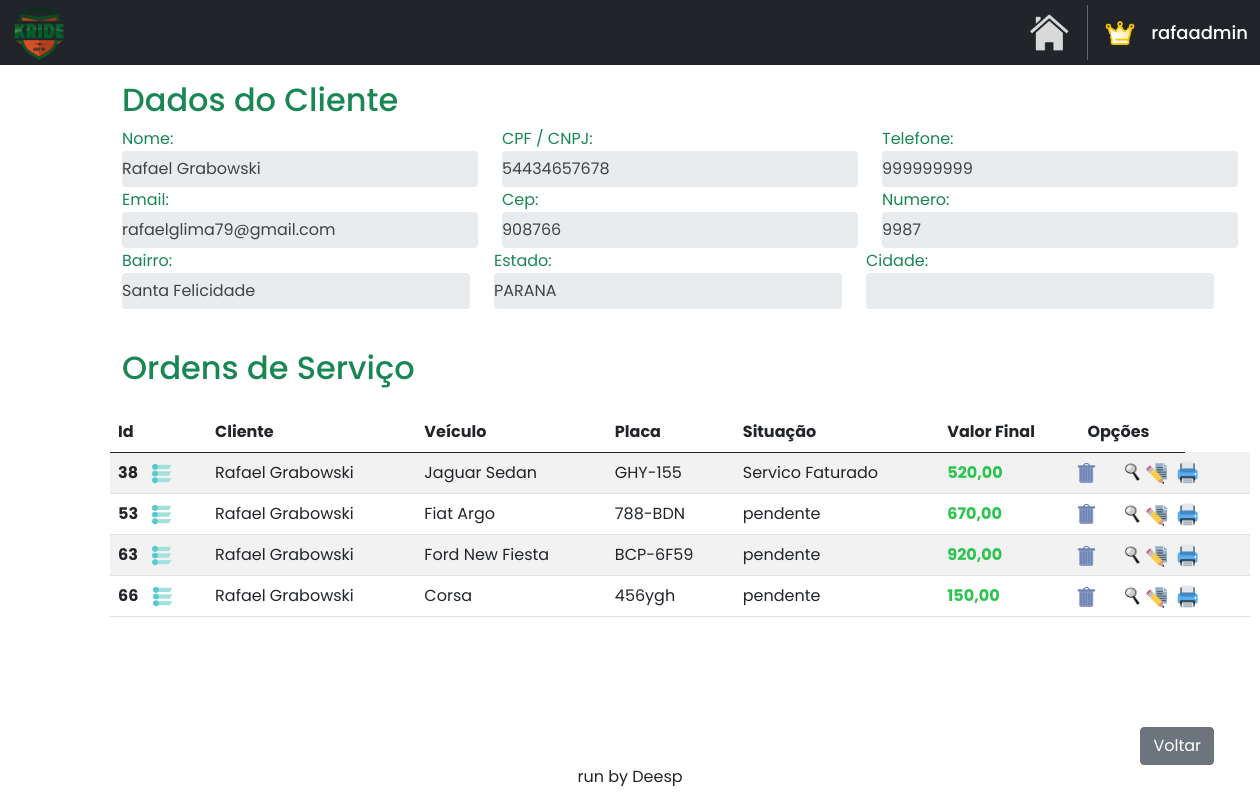
/home/consultar_cliente/51/ (signed in), run on an earlier commit of the app's database.
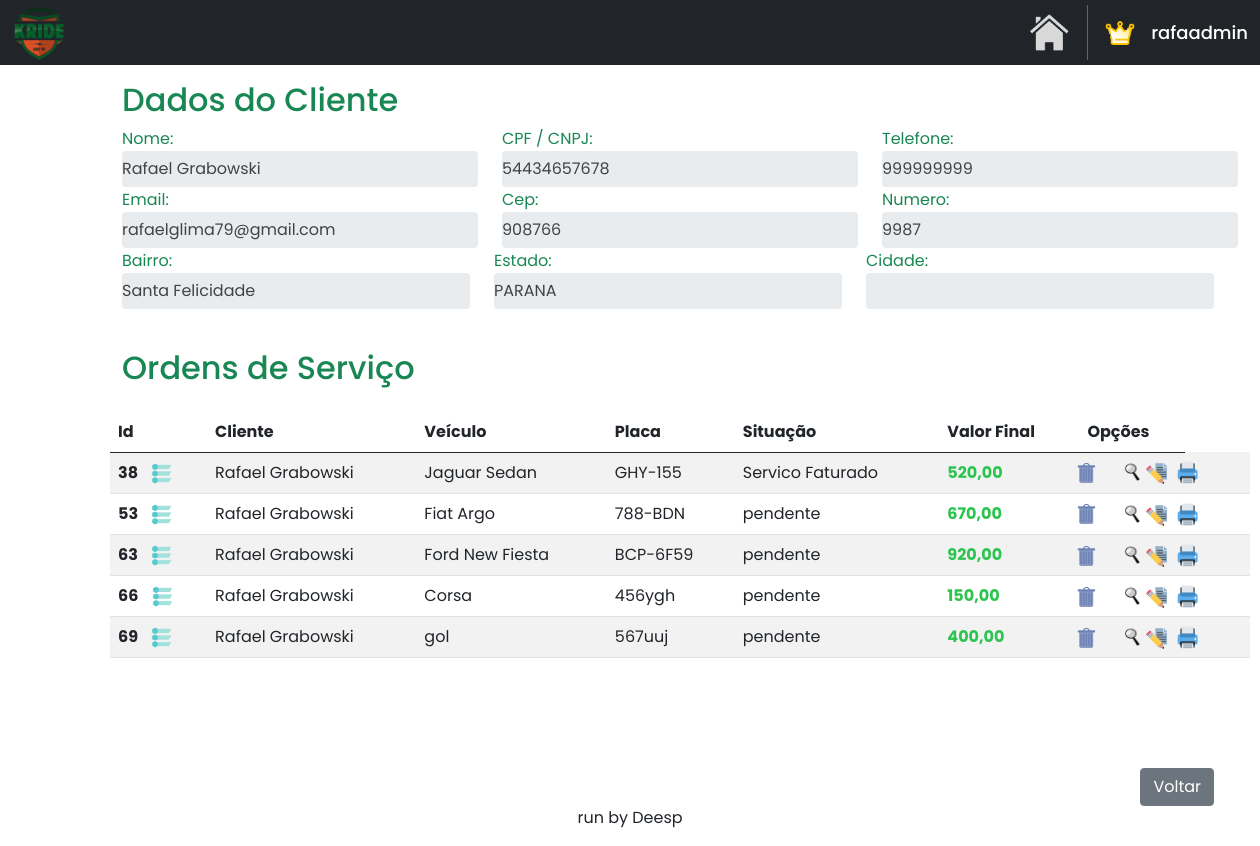
And on a later commit of the database.
### clientes/models.py (models this page shows)
class Cliente(models.Model):
    name = models.CharField(max_length=40)
    cpf_cnpj = models.CharField(max_length=25)
    telefone = models.CharField(max_length=25)
    cep = models.CharField(max_length=50, default='')
    bairro = models.CharField(max_length=30, default='')
    estado = models.CharField(max_length=30, default='')
    cidade = models.CharField(max_length=25, default='')
    numero = models.CharField(max_length=10, default='')
    email = models.EmailField(max_length=100, null=True, blank=True)

### OS/models.py (models this page shows)
class OrdemServico(models.Model):
    renavam = models.CharField(max_length=50)
    placa = models.CharField(max_length=15)
    cliente_id = models.ForeignKey(Cliente, on_delete=models.CASCADE)
    nome_cliente = models.CharField(max_length=40)
    chassi = models.CharField(max_length=30, default='')
    cor = models.CharField(max_length=20, default='')
    combustivel = models.CharField(max_length=15, default='')
    modelo = models.CharField(max_length=25, default='')
    valor_veiculo = models.CharField(max_length=15, default='')
    ano_modelo = models.CharField(max_length=10, default='')
    pendencias = models.CharField(max_length=30, default='')
    data_entrega = models.DateField(null=True, blank=True)
    data_aq = models.DateField(null=True, blank=True)
    data_servico = models.DateField(default=datetime.date.today)
    desconto = models.CharField(max_length=20, default='')
    valor_f = models.CharField(max_length=20, default='')
    observacoes = models.TextField(blank=True, null=True)
    status = models.CharField(max_length=20, default='')
    cpf_vendedor = models.CharField(max_length=20, default='')
    concessionaria = models.CharField(max_length=30, default='')
    tipo_veiculo = models.CharField(max_length=15, default='')

### clientes/views.py (the view)
# urls.py: path('consultar_cliente/<str:id>/', clienteviews.consultar_cliente, name='consultar_cliente'),
@login_required
def consultar_cliente(request, id):
    cliente = get_object_or_404(Cliente, pk=id)
    ordem_servico = OrdemServico.objects.filter(cliente_id=id)
    return render(
        request,
        'consulta.html',
        {'cliente': cliente,
         'ordem_servicos': ordem_servico}
    )

### clientes/templates/consulta.html (shortened to what this page needs)
{% extends "base.html" %}
{% load static %}
{% block content %}
<!DOCTYPE html>
<html lang="en">
<head>
    <link href="https://cdn.jsdelivr.net/npm/bootstrap@5.0.2/dist/css/bootstrap.min.css" rel="stylesheet">
</head>
<body>
    <div class="container mt-3 custom-container">
        <div class="d-flex justify-content-start align-items-center">
            <h2 class="me-auto text-success">Dados do Cliente</h2>
        </div>
    </div>
    <div class="container custom-container">
        <div class="row">
            <div class="col-md-4 form-group">
                <label class="text-success">Nome:</label>
                <input type="text" class="form-control readonly-input" value="{{ cliente.name }}" readonly>
            </div>
            <div class="col-md-4 form-group">
                <label class="text-success">CPF / CNPJ:</label>
                <input type="text" class="form-control readonly-input" value="{{ cliente.cpf_cnpj }}" readonly>
            </div>
            <div class="col-md-4 form-group">
                <label class="text-success">Telefone:</label>
                <input type="text" class="form-control readonly-input" value="{{ cliente.telefone }}" readonly>
            </div>
        </div>
        <div class="row" style="margin-top: -15px;">
            <div class="col-md-4 form-group">
                <label class="text-success">Email:</label>
                <input type="text" class="form-control readonly-input" value="{{ cliente.email }}" readonly>
            </div>
            <div class="col-md-4 form-group">
                <label class="text-success">Cep:</label>
                <input type="text" class="form-control readonly-input" value="{{ cliente.cep }}" readonly>
            </div>
            <div class="col-md-4 form-group">
                <label class="text-success">Numero:</label>
                <input type="number" class="form-control readonly-input" value="{{ cliente.numero }}" readonly>
            </div>
        <div class="row" style="margin-top: -15px;">
            <div class="col-md-4 form-group">
                <label class="text-success">Bairro:</label>
                <input type="text" class="form-control readonly-input" value="{{ cliente.bairro }}" readonly>
            </div>
            <div class="col-md-4 form-group">
                <label class="text-success">Estado:</label>
                <input type="text" class="form-control readonly-input" value="{{ cliente.estado }}" readonly>
            </div>
            <div class="col-md-4 form-group">
                <label class="text-success">Cidade:</label>
                <input type="number" class="form-control readonly-input" value="{{ cliente.cidade }}" readonly>
            </div>
        </div>
        <div class="d-flex justify-content-start align-items-center mt-4">
            <h2 class="me-auto text-success">Ordens de Serviço</h2>
        </div>
        <table class="table table-striped mt-3">
            <thead>
                <tr>
                    <th scope="col">Id</th>
                    <th scope="col">Cliente</th>
                    <th scope="col">Veículo</th>
                    <th scope="col">Placa</th>
                    <th scope="col">Situação</th>
                    <th scope="col">Valor Final</th>
                    <th scope="col">Opções</th>
                </tr>
            </thead>
            <tbody  id="tbodyOrdens">
                {% for ordem_servico in ordem_servicos %}
                    <tr>
                        <th>
                            {{ordem_servico.id}}
                            <a href="#" class="openOptions">
                                <img src="{% static 'images/status.png' %}" style="width: 23px; height: 21px; margin-left: 9px;" alt="status" title="ALTERAR STATUS">
                            </a>
                        </th>
                        <td>{{ordem_servico.nome_cliente}}</td>
                        <td>{{ordem_servico.modelo}}</td>
                        <td>{{ordem_servico.placa}}</td>
                        <td>{{ordem_servico.status}}</td>
                        <td style="color: #2ac44e; font-weight: bold;">{{ordem_servico.valor_f}}</td>
                        <td>
                            <a href="#" class="delete-button" data-toggle="modal" data-target="#confirmDeleteModal" data-url="{% url 'excluir_os' ordem_servico.id %}" title="EXCLUIR" style="height: 20px; margin-left: -12px;">
                                <img src="{% static 'images/excluir.png' %}" style="width: 24px; height: 22px;">
                            </a>
                        </td>
                        <td>
                            <a href="{% url 'consultar_os' ordem_servico.id %}"  title="CONSULTAR" style="height: 20px; margin-left: -71px;">
                                <img src="{% static 'images/consultar.png' %}" style="width: 22px; height: 23px;">
                            </a>
                        </td>
                        <td>
                            <a href="{% url 'editar_os' ordem_servico.id %}"  title="EDITAR" style="height: 20px; margin-left: -70px;">
                                <img src="{% static 'images/editaros.png' %}" style="width: 22px; height: 23px;">
                            </a>
                        </td>
                        <td>
                            <a href="{% url 'imprimir_os' ordem_servico.id %}"  title="IMPRIMIR" style="height: 20px; margin-left: -60px;">
                                <img src="{% static 'images/imprimiros.png' %}" style="width: 22px; height: 23px;">
                            </a>
                        </td>
                    </tr>
                {% endfor %}
            </tbody>
        </table>
        <div class="d-flex justify-content-end align-items-center" style="margin-top: 70px;">
            <a href="{% url 'clientes' %}" class="btn btn-secondary me-4 mt-4">Voltar</a>
        </div>
    </div>
    </div>
</body>
</html>
{% endblock %}

### base/base.html (shortened to what this page needs)
{% load static %}
<!DOCTYPE html>
<html lang="en">
<head>
</head>
<body>
    <nav class="navbar navbar-expand bg-dark" style="height: 65px;">
        <div class="container-fluid">
            <a href="#">
                <img src="{% static 'images/logo1.png' %}" style="width: 55px;">
            </a>
        </div>
        <a href="{% url 'home' %}" style="text-decoration: none;">
            <img src="{% static 'images/home.png' %}" title="VOLTAR PARA A HOME" style="width: 40px; margin-right: 18px;">
        </a>
        <div class="container user-div" id="profile" style="width: 200px; cursor: pointer;">
            {% if user.is_superuser %}
                <img src="{% static 'images/master.png' %}" title="MASTER USER" style="width: 30px; margin-right: 0px;">
            {% else %}
                <img src="{% static 'images/user_profile.png' %}" title="USUÁRIO" style="width: 26px; margin-right: 0px;">
            {% endif %}
            {% if user.is_authenticated %}
                <h5 class="text-white mt-2" style="font-size: large;">{{ user.username }}</h5>
            {% endif %}
        </div>
    </nav>
    {% block content %}{% endblock %}
    <div class="text-center">
        <p>run by Deesp</p>
    </div>
</body>
</html>

### clientes/templates/consulta.html (style rules this page uses)
body { font-family: 'Poppins', sans-serif; }
.form-group { margin-bottom: 1rem; }
.readonly-input { background-color: #e3e7e9; border: none; box-shadow: none; color: #414344; padding-left: 0; }
.custom-container { margin-left: 110px; margin-right: 100px; }

What changed in the data, as far as the page shows it:
added OrdemServico: id "69", nome_cliente "Rafael Grabowski", modelo "gol", placa "567uuj", status "pendente", valor_f "400,00"
